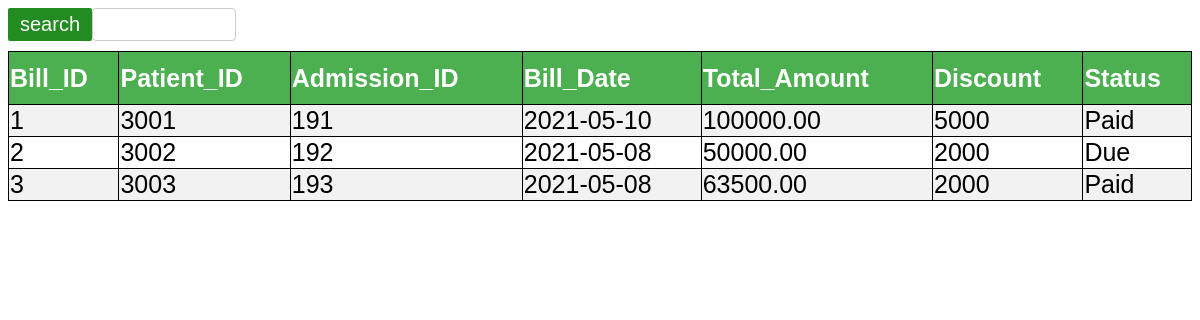
The page /HMS/display/list-bill.php on the database its author committed.
### tables this page shows
CREATE TABLE `bill` (
  `bill_id` int(6) NOT NULL,
  `patient_id` int(6) DEFAULT NULL,
  `admission_id` int(6) DEFAULT NULL,
  `bill_date` date DEFAULT NULL,
  `total_amount` double(8,2) DEFAULT NULL,
  `discount` smallint(6) DEFAULT NULL,
  `status` varchar(50) DEFAULT NULL
);

### HMS/display/list-bill.php (the view, shortened to what this page needs)
<!DOCTYPE html>
<html>
<head>
</head>
<body>
	<div class="container">
		<form action="search-bill.php" method="post">
			<input type="text" name="search" >
			<button class="btn">search</button>
		</form>
	</div>
	<table>
		<tr>
			<th>Bill_ID</th>
			<th>Patient_ID</th>
			<th>Admission_ID</th>
			<th>Bill_Date</th>
			<th>Total_Amount</th>
			<th>Discount</th>
			<th>Status</th>
		</tr>
		<?php
		$conn =mysqli_connect("localhost", "root", "", "hospital");
            $sql = "SELECT bill_id,patient_id,admission_id,bill_date,total_amount,discount,status FROM bill";
            $result = $conn->query($sql);
            if ($result->num_rows > 0) {
            while($row = $result->fetch_assoc()) {
            echo "<tr><td> " . $row["bill_id"]. "</td><td> " . $row["patient_id"]. " </td><td>" . $row["admission_id"]. "</td><td>" .$row["bill_date"]."</td><td>".$row["total_amount"]."</td><td>".$row["discount"]."</td><td>".$row["status"]."</td></tr>";
                  }
              echo"</table>";
               }
              else {
              echo "0 results";
              }
		?>
</body>
</html>

### HMS/display/list-bill.php (style rules this page uses)
.btn { background-color: #228B22; color: white; padding: 5px 12px; border: none; border-radius: 2px; cursor: pointer; float: left; font-size:20px; }
input[type=text] { width: 10%; padding: 8px 12px; border: 1px solid #ccc; border-radius: 4px; resize: vertical; }
.container { padding-bottom:10px; }
table { border-collapse:collapse; color:black; width:100%; font-family:sans-serif; font-size:25px; text-align:left; padding-left:15px; }
table,th,td { border:1px solid black; }
th { background-color:#4CAF50; color:white; height:50px; }
td { height:10px; vertical-align:bottom; }
tr:nth-child(even) { background-color: #f2f2f2 }

### rows shown on the page
bill: bill_id "1", patient "3001", admission "191", bill_date "2021-05-10", total_amount "100000.00", discount "5000", status "Paid"
bill: bill_id "2", patient "3002", admission "192", bill_date "2021-05-08", total_amount "50000.00", discount "2000", status "Due"
bill: bill_id "3", patient "3003", admission "193", bill_date "2021-05-08", total_amount "63500.00", discount "2000", status "Paid"
